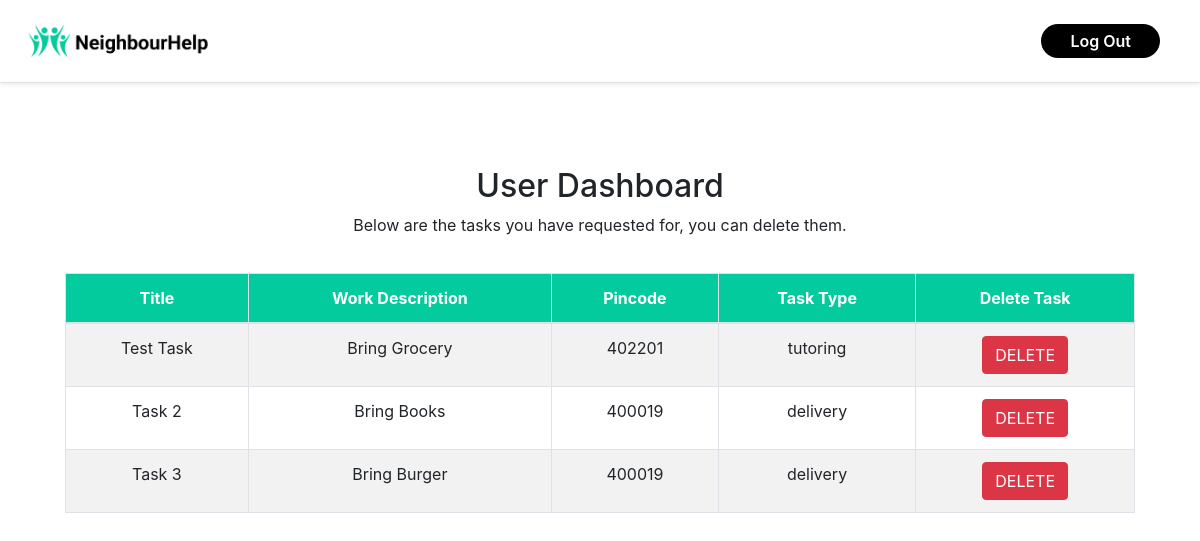
The page /userDash/ (signed in) on the database its author committed.
### pages/models.py (models this page shows, shortened)
class Task(models.Model):
    title = models.CharField(max_length=255)
    work_description = models.TextField()
    pincode = models.CharField(max_length=6)
    task_type = models.CharField(max_length=50, choices=[
        ('grocery', 'Grocery'),
        ('tutoring', 'Tutoring'),
        ('delivery', 'Delivery'),
    ])
    user = models.ForeignKey(get_user_model(), on_delete=models.CASCADE)
    created_at = models.DateTimeField(auto_now_add=True)
    status = models.CharField(max_length=20, default='pending')  # New status field (pending, accepted, declined)

### pages/views.py (the view)
# urls.py: path('userDash/', userDash, name='userDash'),
def userDash(request):
    tasks = Task.objects.filter(user=request.user)
    return render(request, 'pages/userDash.html', {'tasks': tasks})

### templates/pages/userDash.html (shortened to what this page needs)
{% extends '_base.html' %}
{% load static %}
{% block content %}
<head>
    <link href="https://stackpath.bootstrapcdn.com/bootstrap/4.5.2/css/bootstrap.min.css" rel="stylesheet">
</head>
<div style="display: flex; flex-direction: column; align-items: center; text-align: center; padding: 40px 20px;">
    <h2 style="margin-top: 20px;" style="color: black; font-weight: 800;">User Dashboard</h2>
    {% if user.is_authenticated %}
        <p> Below are the tasks you have requested for, you can delete them.</p>
        <table class="table table-bordered table-striped table-hover">
            <thead style="background-color: #03cb9d; color: white;">
                <tr>
                    <th>Title</th>
                    <th>Work Description</th>
                    <th>Pincode</th>
                    <th>Task Type</th>
                    <th>Delete Task</th>
                </tr>
            </thead>
            <tbody>
                {% for task in tasks %}
                <tr>
                    <td>{{ task.title }}</td>
                    <td>{{ task.work_description }}</td>
                    <td>{{ task.pincode }}</td>
                    <td>{{ task.task_type }}</td>
                    <td>
                        <form action="{% url 'pages:delete_task' task.id %}" method="POST">
                            <button type="submit" class="btn btn-danger">DELETE</button>
                        </form>
                    </td>
                </tr>
                {% empty %}
                <tr>
                    <td colspan="4" class="text-center">No tasks available</td>
                </tr>
                {% endfor %}
            </tbody>
        </table>
    {% else %}
        <p>Log In to view dashboard</p>
    {% endif %}
</div>
{% endblock content %}

### templates/pages/userDash.html (style rules this page uses)
table { width: 100%; margin-top: 20px; }
th, td { text-align: center; vertical-align: middle; }

### rows shown on the page
Task: title "Test Task", work_description "Bring Grocery", pincode "402201", task_type "tutoring"
Task: title "Task 2", work_description "Bring Books", pincode "400019", task_type "delivery"
Task: title "Task 3", work_description "Bring Burger", pincode "400019", task_type "delivery"
